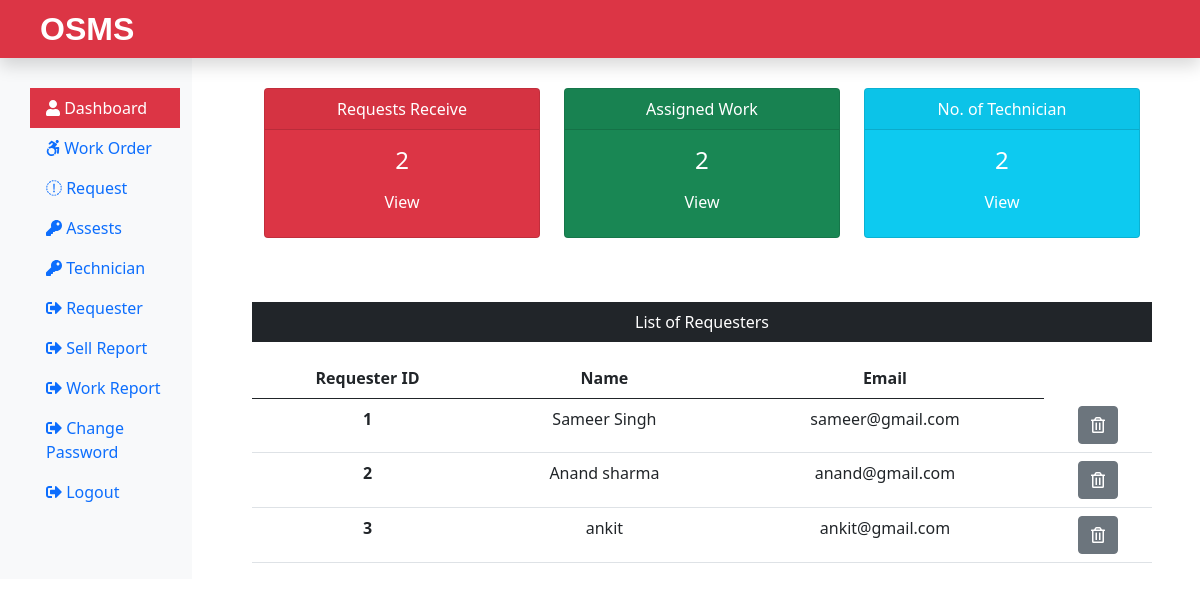
The page /Admin/dashboard.php (signed in) on the database its author committed.
### tables this page shows
CREATE TABLE `requesterlogin` (
  `r_login_id` int(11) NOT NULL,
  `r_name` varchar(60) NOT NULL,
  `r_email` varchar(60) NOT NULL,
  `r_password` varchar(60) NOT NULL
);

### Admin/dashboard.php (the view, shortened to what this page needs)
<?php
    include("adminIncludes/header.php");
    include("../dbConnection.php");
    $sql = "SELECT max(request_id) FROM submitrequest";
    $result = $conn->query($sql);
    $row = $result->fetch_row();
    $submitrequest = $row[0];
    $sql = "SELECT max(rno) FROM assignwork";
    $result = $conn->query($sql);
    $row = $result->fetch_row();
    $assignwork = $row[0];
    $sql = "SELECT * FROM technician";
    $result = $conn->query($sql);
    $totaltech = $result->num_rows;
?>
<div class="col-sm-9 col-md-10">
    <div class="row mx-5 text-center">
        <div class="col-sm-4 mt-5">
            <div class="card text-white bg-danger mb-3" style="max-width: 18rem;">
                <div class="card-header">Requests Receive</div>
                <div class="card-body">
                    <h4 class="card-title">
                        <?php echo $submitrequest; ?>
                    </h4>
                    <a class="btn text-white" href="requests.php">View</a>
                </div>
            </div>
        </div>
        <div class="col-sm-4 mt-5">
            <div class="card text-white bg-success mb-3" style="max-width: 18rem;">
                <div class="card-header">Assigned Work</div>
                <div class="card-body">
                    <h4 class="card-title">
                        <?php echo $assignwork; ?>
                    </h4>
                    <a class="btn text-white" href="workorder.php">View</a>
                </div>
            </div>
        </div>
        <div class="col-sm-4 mt-5">
            <div class="card text-white bg-info mb-3" style="max-width: 18rem;">
                <div class="card-header">No. of Technician</div>
                <div class="card-body">
                    <h4 class="card-title">
                        <?php echo $totaltech; ?>
                    </h4>
                    <a class="btn text-white" href="technician.php">View</a>
                </div>
            </div>
        </div>
    </div>
    <div class="mx-5 mt-5 text-center">
        <p class="bg-dark text-white p-2">List of Requesters</p>
        <?php
            $sql = "SELECT * FROM requesterlogin";
            $result = $conn->query($sql);
            if($result->num_rows > 0){
        ?>
        <table class="table">
            <thread>
                <tr>
                    <th scope="col">Requester ID</th>
                    <th scope="col">Name</th>
                    <th scope="col">Email</th>
                </tr>
            </thread>
            <tbody>
                <?php
                    $sno = 0;
                    while($row = $result->fetch_assoc()){
                        $sno = $sno + 1;
                ?>
                <tr>
                    <th scope="row">
                        <?php echo $sno; ?>
                    </th>
                    <td>
                        <?php echo $row['r_name']; ?>
                    </td>
                    <td>
                        <?php echo $row['r_email']; ?>
                    </td>
                    <td>
                        <form action="" method=" POST" class="d-inline">
                            <button type="submit" class="btn btn-secondary" name="delete" value="Delete">
                                <i class="far fa-trash-alt"></i>
                            </button>
                        </form>
                    </td>
                </tr>
                <?php
                    }
                ?>
            </tbody>
        </table>
        <?php
            }
            else{
                echo "0 Result";
            }
        ?>
    </div>
</div>
<?php
    include("adminIncludes/footer.php");
?>

### css/custom.css (style rules this page uses)
a { color: black; }

### rows shown on the page
requesterlogin: r_name "Sameer Singh", r_email "sameer@gmail.com"
requesterlogin: r_name "Anand sharma", r_email "anand@gmail.com"
requesterlogin: r_name "ankit", r_email "ankit@gmail.com"

### other values the page prints
$submitrequest "2"
$assignwork "2"
$totaltech "2"
